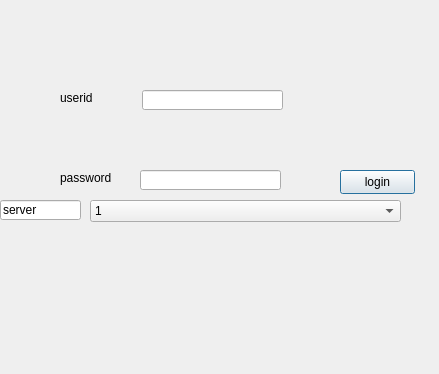
<?xml version="1.0" encoding="UTF-8"?>
<ui version="4.0">
 <class>LoginDialogClass</class>
 <widget class="QDialog" name="LoginDialogClass">
  <property name="geometry">
   <rect>
    <x>0</x>
    <y>0</y>
    <width>439</width>
    <height>374</height>
   </rect>
  </property>
  <property name="windowTitle">
   <string>LoginDialog</string>
  </property>
  <widget class="QLabel" name="label">
   <property name="geometry">
    <rect>
     <x>60</x>
     <y>90</y>
     <width>54</width>
     <height>16</height>
    </rect>
   </property>
   <property name="text">
    <string>userid</string>
   </property>
  </widget>
  <widget class="QLabel" name="label_2">
   <property name="geometry">
    <rect>
     <x>60</x>
     <y>170</y>
     <width>54</width>
     <height>16</height>
    </rect>
   </property>
   <property name="text">
    <string>password</string>
   </property>
  </widget>
  <widget class="QLineEdit" name="edt_user">
   <property name="geometry">
    <rect>
     <x>142</x>
     <y>90</y>
     <width>141</width>
     <height>20</height>
    </rect>
   </property>
   <property name="text">
    <string/>
   </property>
  </widget>
  <widget class="QLineEdit" name="edt_password">
   <property name="geometry">
    <rect>
     <x>140</x>
     <y>170</y>
     <width>141</width>
     <height>20</height>
    </rect>
   </property>
   <property name="text">
    <string/>
   </property>
   <property name="echoMode">
    <enum>QLineEdit::EchoMode::Password</enum>
   </property>
  </widget>
  <widget class="QLabel" name="lbl_status">
   <property name="enabled">
    <bool>true</bool>
   </property>
   <property name="geometry">
    <rect>
     <x>100</x>
     <y>380</y>
     <width>271</width>
     <height>41</height>
    </rect>
   </property>
   <property name="text">
    <string>11</string>
   </property>
  </widget>
  <widget class="QPushButton" name="but_login">
   <property name="geometry">
    <rect>
     <x>340</x>
     <y>170</y>
     <width>75</width>
     <height>24</height>
    </rect>
   </property>
   <property name="text">
    <string>login</string>
   </property>
  </widget>
  <widget class="QComboBox" name="comboBox">
   <property name="geometry">
    <rect>
     <x>90</x>
     <y>200</y>
     <width>311</width>
     <height>22</height>
    </rect>
   </property>
   <property name="editable">
    <bool>false</bool>
   </property>
   <property name="currentText">
    <string>1</string>
   </property>
   <item>
    <property name="text">
     <string>1</string>
    </property>
   </item>
   <item>
    <property name="text">
     <string>2</string>
    </property>
   </item>
   <item>
    <property name="text">
     <string>3</string>
    </property>
   </item>
  </widget>
  <widget class="QLineEdit" name="lineEdit">
   <property name="geometry">
    <rect>
     <x>0</x>
     <y>200</y>
     <width>81</width>
     <height>20</height>
    </rect>
   </property>
   <property name="text">
    <string>server</string>
   </property>
  </widget>
 </widget>
 <layoutdefault spacing="6" margin="11"/>
 <resources>
  <include location="logindialog.qrc"/>
 </resources>
 <connections/>
</ui>
